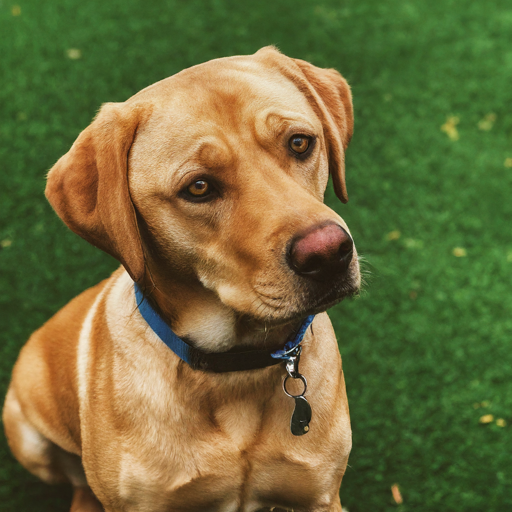
#> input picture dog.png, 512 x 512 px, found by its file name
$ python fourier_transform.py
#> lines starting #> are read from the running program, lines starting #| are printed output that depends on the picture
import cv2
import numpy as np
from matplotlib import pyplot as plt

def plot_spectrum(f_transform, title, energy):
    spectrum = np.fft.fftshift(f_transform)
    magnitude_spectrum = 20 * np.log(np.abs(spectrum))

    plt.subplot(121), plt.imshow(img, cmap='gray')
    plt.title(f'Original Image\nEnergy: {energy[0]:.2f}'), plt.xticks([]), plt.yticks([])

    plt.subplot(122), plt.imshow(magnitude_spectrum, cmap='gray')
    plt.title(f'{title}\nEnergy: {energy[1]:.2f}'), plt.xticks([]), plt.yticks([])

    plt.show()

# Load the image in grayscale with an absolute file path
img = cv2.imread(r'C:/Users/shiya/Desktop/study works/DSP-assignment/dog.png', cv2.IMREAD_GRAYSCALE)
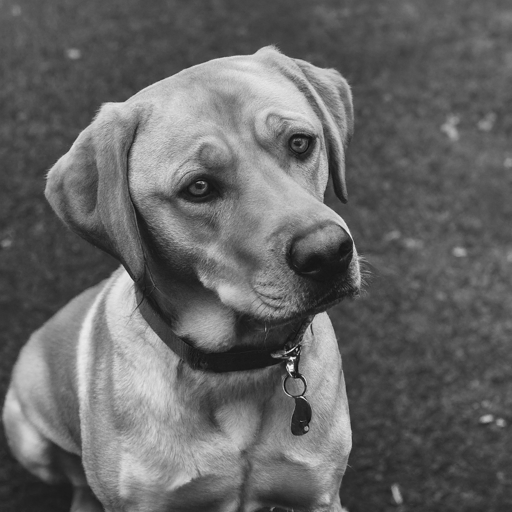
#> img: shape (512, 512); min 14, max 253, mean 102.1

# Check if the image is loaded successfully
if img is None:
    print("Error: Unable to load the image.")
else:
    # Calculate energy of the original image
    energy_original = np.sum(np.abs(img.astype(np.float64))**2)
#> energy_original = 3.29e+09

    # Apply 2D Fourier Transform
    f_transform = np.fft.fft2(img)

    # Shift zero frequency components to the center
    f_transform_shifted = np.fft.fftshift(f_transform)

    # Calculate energy of the Fourier-transformed image
    energy_transformed = np.sum(np.abs(f_transform_shifted)**2)
#> energy_transformed = 8.62e+14

    # Normalize the Fourier-transformed image energy to be approximately the same as the original image energy
    scale_factor = energy_original / energy_transformed
#> scale_factor = 3.81e-06
    f_transform_shifted_normalized = f_transform_shifted * np.sqrt(scale_factor)

    # Display the original and Fourier Transformed images with energy
    plot_spectrum(f_transform_shifted_normalized, 'Fourier Transform (Normalized)', (energy_original, energy_transformed))
#> in plot_spectrum, `magnitude_spectrum = 20 * np.log(np.abs(spectrum))`:
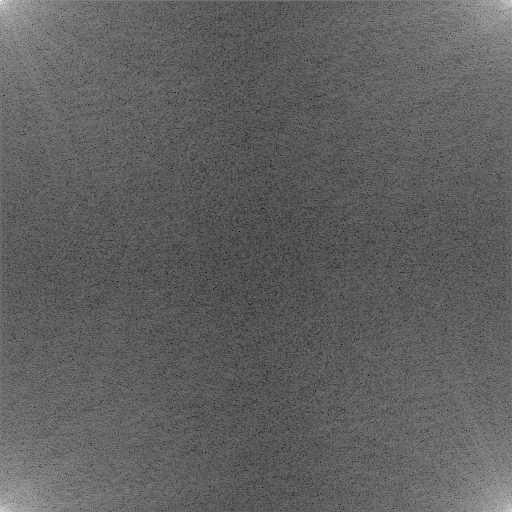
#> magnitude_spectrum: shape (512, 512) float64; min -84.21, max 217.3, mean 30; drawn with min black and max white
#> in plot_spectrum, `plt.show()`:
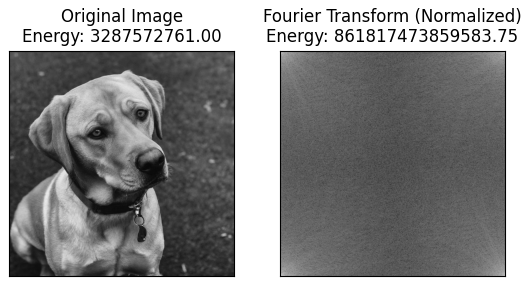
#> figure drawn by matplotlib, 2 panels
